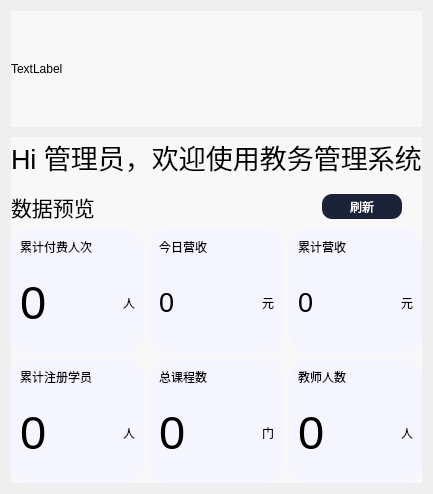
       <widget class="QWidget" name="page">
        <layout class="QHBoxLayout" name="horizontalLayout_5">
         <item>
          <layout class="QVBoxLayout" name="verticalLayout_4" stretch="1,3">
           <property name="spacing">
            <number>10</number>
           </property>
           <item>
            <widget class="QLabel" name="label_2">
             <property name="styleSheet">
              <string notr="true">background-color: rgb(248, 248, 248);</string>
             </property>
             <property name="text">
              <string>TextLabel</string>
             </property>
            </widget>
           </item>
           <item>
            <widget class="QWidget" name="widget_2" native="true">
             <property name="font">
              <font>
               <pointsize>9</pointsize>
              </font>
             </property>
             <property name="styleSheet">
              <string notr="true">background-color: rgb(248, 248, 248);</string>
             </property>
             <layout class="QHBoxLayout" name="horizontalLayout_20">
              <property name="spacing">
               <number>6</number>
              </property>
              <property name="leftMargin">
               <number>0</number>
              </property>
              <property name="topMargin">
               <number>0</number>
              </property>
              <property name="rightMargin">
               <number>0</number>
              </property>
              <property name="bottomMargin">
               <number>0</number>
              </property>
              <item>
               <layout class="QVBoxLayout" name="verticalLayout_13">
                <item>
                 <layout class="QVBoxLayout" name="verticalLayout_6">
                  <property name="spacing">
                   <number>4</number>
                  </property>
                  <item>
                   <widget class="QLabel" name="label_3">
                    <property name="font">
                     <font>
                      <pointsize>20</pointsize>
                     </font>
                    </property>
                    <property name="text">
                     <string>Hi 管理员，欢迎使用教务管理系统</string>
                    </property>
                   </widget>
                  </item>
                  <item>
                   <layout class="QHBoxLayout" name="horizontalLayout_8">
                    <property name="topMargin">
                     <number>10</number>
                    </property>
                    <property name="rightMargin">
                     <number>20</number>
                    </property>
                    <item>
                     <widget class="QLabel" name="label_4">
                      <property name="font">
                       <font>
                        <pointsize>16</pointsize>
                       </font>
                      </property>
                      <property name="text">
                       <string>数据预览</string>
                      </property>
                     </widget>
                    </item>
                    <item>
                     <widget class="QPushButton" name="pushButton_8">
                      <property name="maximumSize">
                       <size>
                        <width>80</width>
                        <height>25</height>
                       </size>
                      </property>
                      <property name="styleSheet">
                       <string notr="true">QPushButton{
	color: rgb(255, 255, 255);
	border-radius:10px;
	background-color: rgb(27, 35, 56);
}
QPushButton:hover{
	background-color: rgb(47, 60, 97);
}
QPushButton:pressed{	
	background-color: rgb(19, 24, 39);
}</string>
                      </property>
                      <property name="text">
                       <string>刷新</string>
                      </property>
                     </widget>
                    </item>
                   </layout>
                  </item>
                 </layout>
                </item>
                <item>
                 <layout class="QGridLayout" name="gridLayout">
                  <item row="0" column="0">
                   <widget class="QWidget" name="widget_6" native="true">
                    <property name="styleSheet">
                     <string notr="true">background-color: rgb(245, 245, 255);
border-radius:20px;</string>
                    </property>
                    <layout class="QHBoxLayout" name="horizontalLayout_7">
                     <item>
                      <layout class="QVBoxLayout" name="verticalLayout_5">
                       <item>
                        <widget class="QLabel" name="label_14">
                         <property name="text">
                          <string>累计付费人次</string>
                         </property>
                        </widget>
                       </item>
                       <item>
                        <spacer name="verticalSpacer_2">
                         <property name="orientation">
                          <enum>Qt::Vertical</enum>
                         </property>
                         <property name="sizeHint" stdset="0">
                          <size>
                           <width>20</width>
                           <height>40</height>
                          </size>
                         </property>
                        </spacer>
                       </item>
                       <item>
                        <layout class="QHBoxLayout" name="horizontalLayout_6">
                         <property name="spacing">
                          <number>0</number>
                         </property>
                         <item>
                          <widget class="QLabel" name="label_15">
                           <property name="font">
                            <font>
                             <pointsize>35</pointsize>
                            </font>
                           </property>
                           <property name="text">
                            <string>0</string>
                           </property>
                          </widget>
                         </item>
                         <item>
                          <widget class="QLabel" name="label_16">
                           <property name="text">
                            <string>人</string>
                           </property>
                           <property name="alignment">
                            <set>Qt::AlignRight|Qt::AlignTrailing|Qt::AlignVCenter</set>
                           </property>
                          </widget>
                         </item>
                        </layout>
                       </item>
                       <item>
                        <spacer name="verticalSpacer_3">
                         <property name="orientation">
                          <enum>Qt::Vertical</enum>
                         </property>
                         <property name="sizeHint" stdset="0">
                          <size>
                           <width>20</width>
                           <height>40</height>
                          </size>
                         </property>
                        </spacer>
                       </item>
                      </layout>
                     </item>
                    </layout>
                   </widget>
                  </item>
                  <item row="0" column="1">
                   <widget class="QWidget" name="widget_7" native="true">
                    <property name="styleSheet">
                     <string notr="true">background-color: rgb(245, 245, 255);
border-radius:20px;</string>
                    </property>
                    <layout class="QHBoxLayout" name="horizontalLayout_10">
                     <item>
                      <layout class="QVBoxLayout" name="verticalLayout_8">
                       <item>
                        <widget class="QLabel" name="label_20">
                         <property name="text">
                          <string>今日营收</string>
                         </property>
                        </widget>
                       </item>
                       <item>
                        <spacer name="verticalSpacer_6">
                         <property name="orientation">
                          <enum>Qt::Vertical</enum>
                         </property>
                         <property name="sizeHint" stdset="0">
                          <size>
                           <width>20</width>
                           <height>40</height>
                          </size>
                         </property>
                        </spacer>
                       </item>
                       <item>
                        <layout class="QHBoxLayout" name="horizontalLayout_11">
                         <property name="spacing">
                          <number>0</number>
                         </property>
                         <item>
                          <widget class="QLabel" name="label_21">
                           <property name="font">
                            <font>
                             <pointsize>20</pointsize>
                            </font>
                           </property>
                           <property name="text">
                            <string>0</string>
                           </property>
                          </widget>
                         </item>
                         <item>
                          <widget class="QLabel" name="label_22">
                           <property name="text">
                            <string>元</string>
                           </property>
                           <property name="alignment">
                            <set>Qt::AlignRight|Qt::AlignTrailing|Qt::AlignVCenter</set>
                           </property>
                          </widget>
                         </item>
                        </layout>
                       </item>
                       <item>
                        <spacer name="verticalSpacer_7">
                         <property name="orientation">
                          <enum>Qt::Vertical</enum>
                         </property>
                         <property name="sizeHint" stdset="0">
                          <size>
                           <width>20</width>
                           <height>40</height>
                          </size>
                         </property>
                        </spacer>
                       </item>
                      </layout>
                     </item>
                    </layout>
                   </widget>
                  </item>
                  <item row="0" column="2">
                   <widget class="QWidget" name="widget_8" native="true">
                    <property name="styleSheet">
                     <string notr="true">background-color: rgb(245, 245, 255);
border-radius:20px;</string>
                    </property>
                    <layout class="QHBoxLayout" name="horizontalLayout_12">
                     <item>
                      <layout class="QVBoxLayout" name="verticalLayout_9">
                       <item>
                        <widget class="QLabel" name="label_23">
                         <property name="text">
                          <string>累计营收</string>
                         </property>
                        </widget>
                       </item>
                       <item>
                        <spacer name="verticalSpacer_8">
                         <property name="orientation">
                          <enum>Qt::Vertical</enum>
                         </property>
                         <property name="sizeHint" stdset="0">
                          <size>
                           <width>20</width>
                           <height>40</height>
                          </size>
                         </property>
                        </spacer>
                       </item>
                       <item>
                        <layout class="QHBoxLayout" name="horizontalLayout_13">
                         <property name="spacing">
                          <number>0</number>
                         </property>
                         <item>
                          <widget class="QLabel" name="label_24">
                           <property name="font">
                            <font>
                             <pointsize>20</pointsize>
                            </font>
                           </property>
                           <property name="text">
                            <string>0</string>
                           </property>
                          </widget>
                         </item>
                         <item>
                          <widget class="QLabel" name="label_25">
                           <property name="text">
                            <string>元</string>
                           </property>
                           <property name="alignment">
                            <set>Qt::AlignRight|Qt::AlignTrailing|Qt::AlignVCenter</set>
                           </property>
                          </widget>
                         </item>
                        </layout>
                       </item>
                       <item>
                        <spacer name="verticalSpacer_9">
                         <property name="orientation">
                          <enum>Qt::Vertical</enum>
                         </property>
                         <property name="sizeHint" stdset="0">
                          <size>
                           <width>20</width>
                           <height>40</height>
                          </size>
                         </property>
                        </spacer>
                       </item>
                      </layout>
                     </item>
                    </layout>
                   </widget>
                  </item>
                  <item row="1" column="0">
                   <widget class="QWidget" name="widget_11" native="true">
                    <property name="styleSheet">
                     <string notr="true">background-color: rgb(245, 245, 255);
border-radius:20px;</string>
                    </property>
                    <layout class="QHBoxLayout" name="horizontalLayout_18">
                     <item>
                      <layout class="QVBoxLayout" name="verticalLayout_12">
                       <item>
                        <widget class="QLabel" name="label_32">
                         <property name="text">
                          <string>累计注册学员</string>
                         </property>
                        </widget>
                       </item>
                       <item>
                        <spacer name="verticalSpacer_14">
                         <property name="orientation">
                          <enum>Qt::Vertical</enum>
                         </property>
                         <property name="sizeHint" stdset="0">
                          <size>
                           <width>20</width>
                           <height>40</height>
                          </size>
                         </property>
                        </spacer>
                       </item>
                       <item>
                        <layout class="QHBoxLayout" name="horizontalLayout_19">
                         <property name="spacing">
                          <number>0</number>
                         </property>
                         <item>
                          <widget class="QLabel" name="label_33">
                           <property name="font">
                            <font>
                             <pointsize>35</pointsize>
                            </font>
                           </property>
                           <property name="text">
                            <string>0</string>
                           </property>
                          </widget>
                         </item>
                         <item>
                          <widget class="QLabel" name="label_34">
                           <property name="text">
                            <string>人</string>
                           </property>
                           <property name="alignment">
                            <set>Qt::AlignRight|Qt::AlignTrailing|Qt::AlignVCenter</set>
                           </property>
                          </widget>
                         </item>
                        </layout>
                       </item>
                       <item>
                        <spacer name="verticalSpacer_15">
                         <property name="orientation">
                          <enum>Qt::Vertical</enum>
                         </property>
                         <property name="sizeHint" stdset="0">
                          <size>
                           <width>20</width>
                           <height>40</height>
                          </size>
                         </property>
                        </spacer>
                       </item>
                      </layout>
                     </item>
                    </layout>
                   </widget>
                  </item>
                  <item row="1" column="1">
                   <widget class="QWidget" name="widget_9" native="true">
                    <property name="styleSheet">
                     <string notr="true">background-color: rgb(245, 245, 255);
border-radius:20px;</string>
                    </property>
                    <layout class="QHBoxLayout" name="horizontalLayout_14">
                     <item>
                      <layout class="QVBoxLayout" name="verticalLayout_10">
                       <item>
                        <widget class="QLabel" name="label_26">
                         <property name="text">
                          <string>总课程数</string>
                         </property>
                        </widget>
                       </item>
                       <item>
                        <spacer name="verticalSpacer_10">
                         <property name="orientation">
                          <enum>Qt::Vertical</enum>
                         </property>
                         <property name="sizeHint" stdset="0">
                          <size>
                           <width>20</width>
                           <height>40</height>
                          </size>
                         </property>
                        </spacer>
                       </item>
                       <item>
                        <layout class="QHBoxLayout" name="horizontalLayout_15">
                         <property name="spacing">
                          <number>0</number>
                         </property>
                         <item>
                          <widget class="QLabel" name="label_27">
                           <property name="font">
                            <font>
                             <pointsize>35</pointsize>
                            </font>
                           </property>
                           <property name="text">
                            <string>0</string>
                           </property>
                          </widget>
                         </item>
                         <item>
                          <widget class="QLabel" name="label_28">
                           <property name="text">
                            <string>门</string>
                           </property>
                           <property name="alignment">
                            <set>Qt::AlignRight|Qt::AlignTrailing|Qt::AlignVCenter</set>
                           </property>
                          </widget>
                         </item>
                        </layout>
                       </item>
                       <item>
                        <spacer name="verticalSpacer_11">
                         <property name="orientation">
                          <enum>Qt::Vertical</enum>
                         </property>
                         <property name="sizeHint" stdset="0">
                          <size>
                           <width>20</width>
                           <height>40</height>
                          </size>
                         </property>
                        </spacer>
                       </item>
                      </layout>
                     </item>
                    </layout>
                   </widget>
                  </item>
                  <item row="1" column="2">
                   <widget class="QWidget" name="widget_10" native="true">
                    <property name="styleSheet">
                     <string notr="true">background-color: rgb(245, 245, 255);
border-radius:20px;</string>
                    </property>
                    <layout class="QHBoxLayout" name="horizontalLayout_16">
                     <item>
                      <layout class="QVBoxLayout" name="verticalLayout_11">
                       <item>
                        <widget class="QLabel" name="label_29">
                         <property name="text">
                          <string>教师人数</string>
                         </property>
                        </widget>
                       </item>
                       <item>
                        <spacer name="verticalSpacer_12">
                         <property name="orientation">
                          <enum>Qt::Vertical</enum>
                         </property>
                         <property name="sizeHint" stdset="0">
                          <size>
                           <width>20</width>
                           <height>40</height>
                          </size>
                         </property>
                        </spacer>
                       </item>
                       <item>
                        <layout class="QHBoxLayout" name="horizontalLayout_17">
                         <property name="spacing">
                          <number>0</number>
                         </property>
                         <item>
                          <widget class="QLabel" name="label_30">
                           <property name="font">
                            <font>
                             <pointsize>35</pointsize>
                            </font>
                           </property>
                           <property name="text">
                            <string>0</string>
                           </property>
                          </widget>
                         </item>
                         <item>
                          <widget class="QLabel" name="label_31">
                           <property name="text">
                            <string>人</string>
                           </property>
                           <property name="alignment">
                            <set>Qt::AlignRight|Qt::AlignTrailing|Qt::AlignVCenter</set>
                           </property>
                          </widget>
                         </item>
                        </layout>
                       </item>
                       <item>
                        <spacer name="verticalSpacer_13">
                         <property name="orientation">
                          <enum>Qt::Vertical</enum>
                         </property>
                         <property name="sizeHint" stdset="0">
                          <size>
                           <width>20</width>
                           <height>40</height>
                          </size>
                         </property>
                        </spacer>
                       </item>
                      </layout>
                     </item>
                    </layout>
                   </widget>
                  </item>
                 </layout>
                </item>
               </layout>
              </item>
             </layout>
            </widget>
           </item>
          </layout>
         </item>
        </layout>
       </widget>
